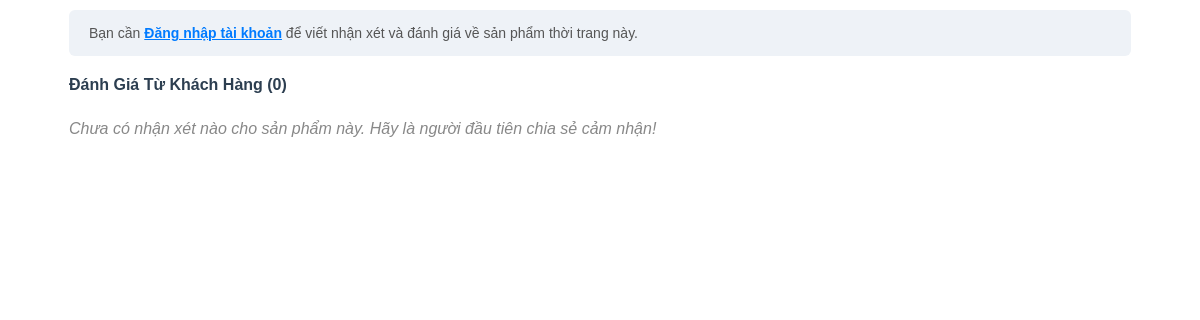
The page /controller/binhluan.php?idsp=5 (signed in) on the database as committed earlier.
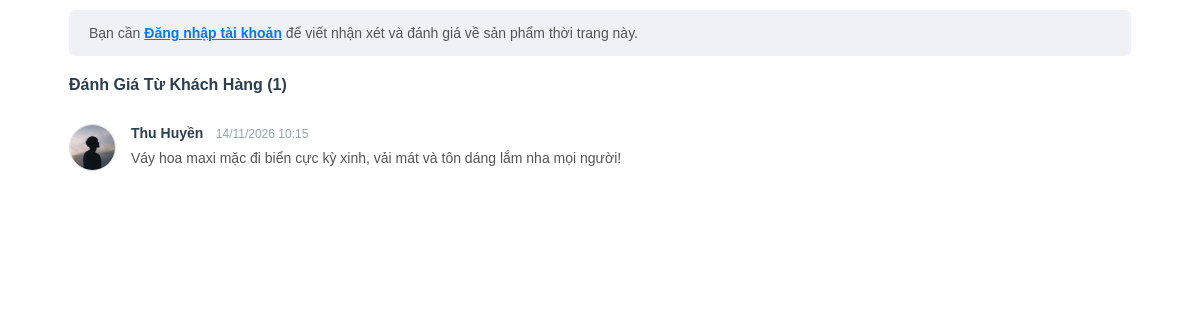
The same page on the database as committed later.
### tables this page shows
CREATE TABLE `binhluan` (
  `id` int(11) NOT NULL AUTO_INCREMENT,
  `hinh` varchar(225) NOT NULL,
  `iduser` int(11) NOT NULL,
  `idsp` int(11) NOT NULL,
  `noidung` varchar(225) NOT NULL,
  `postdate` varchar(225) NOT NULL,
  `name` varchar(225) NOT NULL,
  PRIMARY KEY (`id`)
);

### model/config.php (called while the page is built, shortened)
<?php
  function pdo_con(){
    $http_host = $_SERVER['HTTP_HOST'] ?? '';
    $is_infinityfree = (strpos($http_host, 'infinityfree') !== false || strpos($http_host, 'epizy.com') !== false);
    if ($is_infinityfree) {
      $servername = "sql302.infinityfree.com";
      $username = "if0_43184606";
      $password = "8gZKYLk9Rk6UBlL";
      $dbname = "if0_43184606_duan1";
      $port = 3306;
      $db_candidates = [$dbname];
    } else {
      $servername = "127.0.0.1";
      $username = "root";
      $password = "";
      $port = 3306;
      $db_candidates = ['duanmau', 'duan1'];
    }
    foreach ($db_candidates as $try_db) {
      try {
        $conn = new PDO("mysql:host=$servername;port=$port;dbname=$try_db;charset=utf8", $username, $password, [
          PDO::ATTR_ERRMODE => PDO::ERRMODE_EXCEPTION,
          PDO::ATTR_TIMEOUT => 2
        ]);
        $cached_conn = $conn;
        return $cached_conn;
      } catch (PDOException $e) {
      }
    }
    return null;
  }
  function pdo_query($sql){
    $sql_args = array_slice(func_get_args(), 1);
    $conn = pdo_con();
    try {
      $stmt = $conn->prepare($sql);
      $stmt->execute($sql_args);
      $rows = $stmt->fetchAll();
      return $rows ? $rows : [];
    } catch (PDOException $e) {
      throw $e;
    }
  }
?>

### model/binhluan.php (called while the page is built, shortened)
<?php
function binhluan_showChiTiet($idsp){
    $sql = "SELECT * FROM binhluan WHERE idsp=? ORDER BY id DESC";
    return pdo_query($sql, $idsp);
}
?>

### controller/binhluan.php (the view, shortened to what this page needs)
<link rel="stylesheet" href="../view/css/chitietsp.css">
<?php
include "../model/config.php";
include_once "../model/binhluan.php";
$idsp = $_GET['idsp'] ?? 1;
?>
<div class="binhluan">
    <?php if (isset($_SESSION['id'])):
        $user_avt = !empty($_SESSION['avata']) ? $_SESSION['avata'] : 'iconUser.png';
        $user_name = $_SESSION['name'] ?? 'Thành viên';
    ?>
        <div class="binhluan-box">
            <h4 style="margin: 0 0 15px 0; color: #2c3e50;">Viết Đánh Giá / Nhận Xét</h4>
            <form action="" method="POST">
                <div style="display: flex; gap: 15px; align-items: flex-start;">
                    <img src="../view/images/<?= htmlspecialchars($user_avt) ?>" alt="" style="width: 40px; height: 40px; border-radius: 50%; object-fit: cover;">
                    <div style="flex: 1;">
                        <span style="font-weight: 600; font-size: 14px; color: #333;"><?= htmlspecialchars($user_name) ?></span>
                        <textarea name="noidung" required placeholder="Chia sẻ cảm nhận của bạn về form dáng, chất liệu vải, độ hoàn thiện của sản phẩm..." style="width: 100%; height: 80px; padding: 10px; border: 1px solid #ccc; border-radius: 4px; font-size: 13px; margin-top: 8px; resize: vertical;"></textarea>
                        <input type="submit" value="Gửi Đánh Giá" name="gui" class="btn-submit-bl">
                    </div>
                </div>
            </form>
        </div>
    <?php else: ?>
        <div style="background: #eef2f7; padding: 15px 20px; border-radius: 6px; margin-bottom: 20px; font-size: 14px; color: #555;">
            <i class="fa fa-info-circle" style="color: #007bff;"></i> Bạn cần
            <a href="../controller/index.php?act=login" target="_parent" style="color: #007bff; font-weight: 600; text-decoration: underline;">Đăng nhập tài khoản</a>
            để viết nhận xét và đánh giá về sản phẩm thời trang này.
        </div>
    <?php endif; ?>
    <h4 style="color: #2c3e50; margin: 20px 0 15px 0;">Đánh Giá Từ Khách Hàng (<?php
        $showbinhluan = binhluan_showChiTiet($idsp);
        echo count($showbinhluan);
    ?>)</h4>
    <div class="list-binhluan">
        <?php
        if (!empty($showbinhluan)) {
            foreach ($showbinhluan as $row) {
                $avt_img = !empty($row['hinh']) ? $row['hinh'] : 'iconUser.png';
                echo '
                <div class="binhluan-item">
                    <img src="../view/images/' . htmlspecialchars($avt_img) . '" class="binhluan-avatar" alt="">
                    <div class="binhluan-content">
                        <div>
                            <span class="bl-author">' . htmlspecialchars($row['name']) . '</span>
                            <span class="bl-date"><i class="fa fa-clock-o"></i> ' . htmlspecialchars($row['postdate']) . '</span>
                        </div>
                        <div class="bl-text">' . nl2br(htmlspecialchars($row['noidung'])) . '</div>
                    </div>
                </div>
                ';
            }
        } else {
            echo '<p style="color: #888; font-style: italic; padding: 10px 0;">Chưa có nhận xét nào cho sản phẩm này. Hãy là người đầu tiên chia sẻ cảm nhận!</p>';
        }
        ?>
    </div>
</div>

Rows that differ between the two databases and show on the page:
added binhluan: hinh (picture), name "Thu Huyền", postdate "14/11/2026 10:15", noidung "Váy hoa maxi mặc đi biển cực kỳ xinh, vải mát và tôn dáng lắm nha mọi người!"
Other text that changed with them:
count($showbinhluan): "0" → "1"
text no longer shown: "Chưa có nhận xét nào cho sản phẩm này. Hãy là người đầu tiên chia sẻ cảm nhận!"
